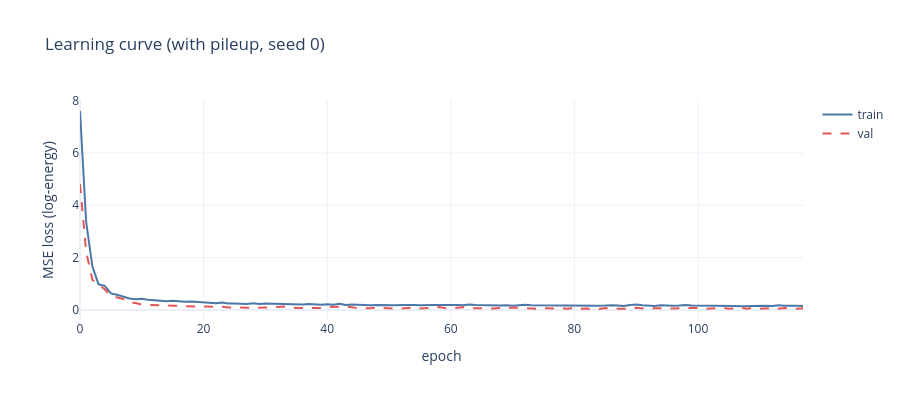

Notebook cell for this chart:
### Code cell
fig = go.Figure()
fig.add_trace(go.Scatter(x=hist_with["epoch"], y=hist_with["train_loss"], mode="lines",
                         name="train", line=dict(color="#4c78a8")))
fig.add_trace(go.Scatter(x=hist_with["epoch"], y=hist_with["val_loss"], mode="lines",
                         name="val", line=dict(color="#e45756", dash="dash")))
fig.update_layout(template="plotly_white", height=400, title="Learning curve (with pileup, seed 0)",
                  xaxis_title="epoch", yaxis_title="MSE loss (log-energy)", legend_title="")
fig.show()
